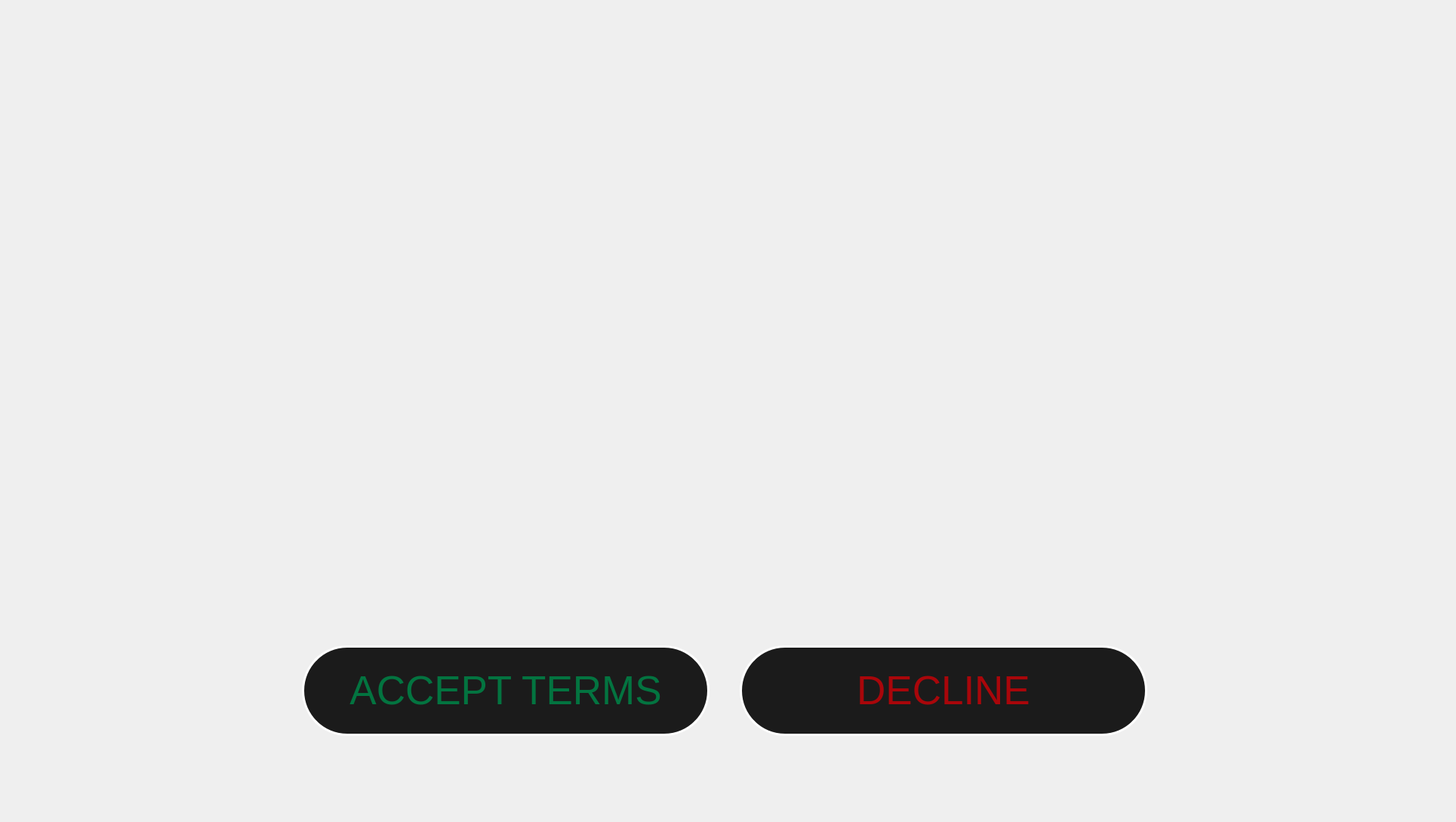
    <widget class="QWidget" name="DisclaimerPage">
     <widget class="QLabel" name="label_12">
      <property name="geometry">
       <rect>
        <x>0</x>
        <y>0</y>
        <width>1920</width>
        <height>1080</height>
       </rect>
      </property>
      <property name="text">
       <string/>
      </property>
      <property name="pixmap">
       <pixmap>CannaCheck_UI_images_1.2/DisclaimerPage.png</pixmap>
      </property>
      <property name="scaledContents">
       <bool>true</bool>
      </property>
     </widget>
     <widget class="QPushButton" name="agree_btn">
      <property name="geometry">
       <rect>
        <x>400</x>
        <y>855</y>
        <width>540</width>
        <height>120</height>
       </rect>
      </property>
      <property name="font">
       <font>
        <family>Arial</family>
        <pointsize>40</pointsize>
       </font>
      </property>
      <property name="styleSheet">
       <string notr="true">QPushButton 
{
border-radius: 60px;
 background-color: rgb(27, 27, 27);
 border: 3px solid white;
 color: rgb(3, 116, 64);
}

QPushButton:pressed 
{
border-radius: 60px;
 background-color: rgb(27, 27, 27);
 border: 6px solid white;
 color: rgb(3, 116, 64);
}

QPushButton:disabled
{
border-radius: 60px;
 background-color: rgb(27, 27, 27);
 border: 6px solid grey;
 color: grey;
}</string>
      </property>
      <property name="text">
       <string>ACCEPT TERMS</string>
      </property>
     </widget>
     <widget class="QPushButton" name="decline_btn">
      <property name="geometry">
       <rect>
        <x>980</x>
        <y>855</y>
        <width>540</width>
        <height>120</height>
       </rect>
      </property>
      <property name="font">
       <font>
        <family>Arial</family>
        <pointsize>40</pointsize>
       </font>
      </property>
      <property name="styleSheet">
       <string notr="true">QPushButton 
{
 border-radius: 60px;
 background-color: rgb(27, 27, 27);
 border: 3px solid white;
 color: rgb(169, 6, 10)
}

QPushButton:pressed 
{
border-radius: 60px;
 background-color: rgb(27, 27, 27);
 border: 6px solid white;
 color: rgb(169, 6, 10)
}</string>
      </property>
      <property name="text">
       <string>DECLINE</string>
      </property>
     </widget>
    </widget>
